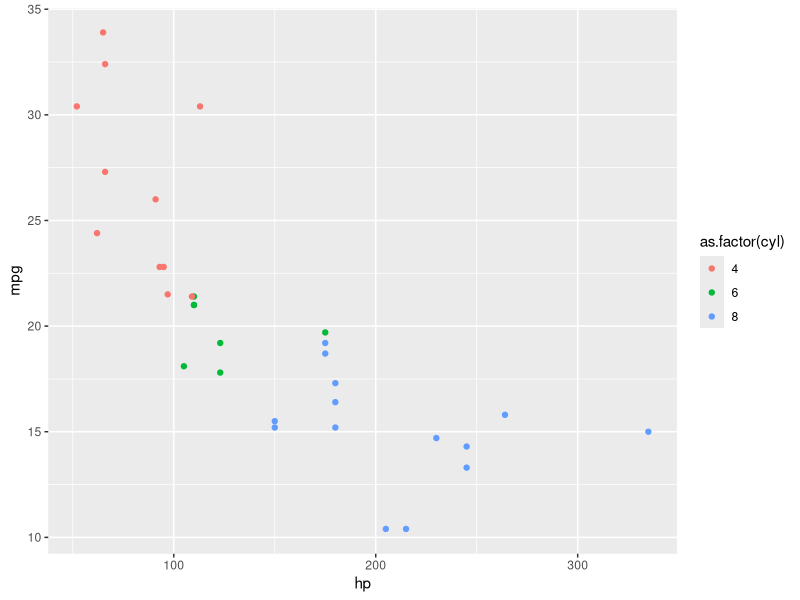

R code for this plot:
## ---- chunk 1
if(!require(ggplot2)) install.packages("ggplot2")
cars <- mtcars
flowers <- iris
diamonds <- ggplot2::diamonds

ggplot2::ggplot(cars, aes(hp, mpg)) + 
	geom_point(aes(colour = as.factor(cyl)))
